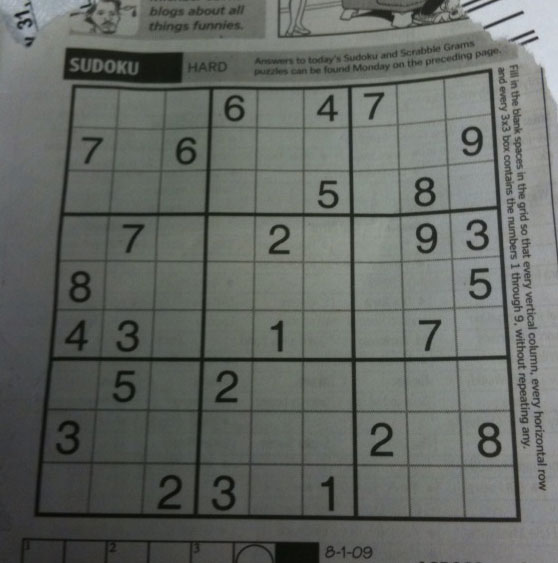
#> input picture Basic/Test_Sudoku_1.jpg, 558 x 563 px
$ python Basic_Canny_Edge.py
#> lines starting #> are read from the running program, lines starting #| are printed output that depends on the picture
'''
This code is to see the effect of varying Canny Edge parameters.This is based on the OpenCV Tutorial.
Author: Sabhari Natarajan

The various parameters can be varied using the trackbar.
The results are shown in one single image in the order
    'ORIGINAL'  'AFTER CANNY EDGE'

It is always better to use Canny Edge after masking or thresholding.
This code has Canny Edge only though.
'''

import cv2
import numpy as np

def nothing(x):
    pass

img = cv2.imread('Test_Sudoku_1.jpg',0)
#> img: shape (563, 558); min 7, max 218, mean 102.4

def Create_Trackbar():
    cv2.namedWindow('CANNY EDGE',0)
    cv2.createTrackbar('Min Intensity Gradient','CANNY EDGE',0,900,nothing)
    cv2.createTrackbar('Max Intensity Gradient','CANNY EDGE',0,900,nothing)
    cv2.createTrackbar('Aperture Size','CANNY EDGE',3,7,nothing)
    cv2.resizeWindow('CANNY EDGE',1080,720)

Create_Trackbar()
img = cv2.medianBlur(img,5)
k= 0

while(k!=27):
    mina = cv2.getTrackbarPos('Min Intensity Gradient','CANNY EDGE')
    maxa = cv2.getTrackbarPos('Max Intensity Gradient','CANNY EDGE')
    size = cv2.getTrackbarPos('Aperture Size','CANNY EDGE')
    if size%2 == 0: size=size-1
    if size < 3 :   size = 3

    canny = cv2.Canny(img,mina,maxa,L2gradient=True,apertureSize = size)
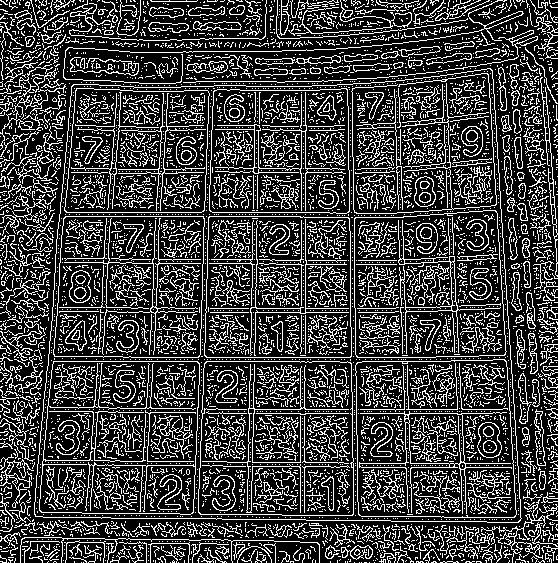
#> canny: shape (563, 558); 24.9% white in thin lines or dots
    res = np.concatenate((img,canny),axis=1)
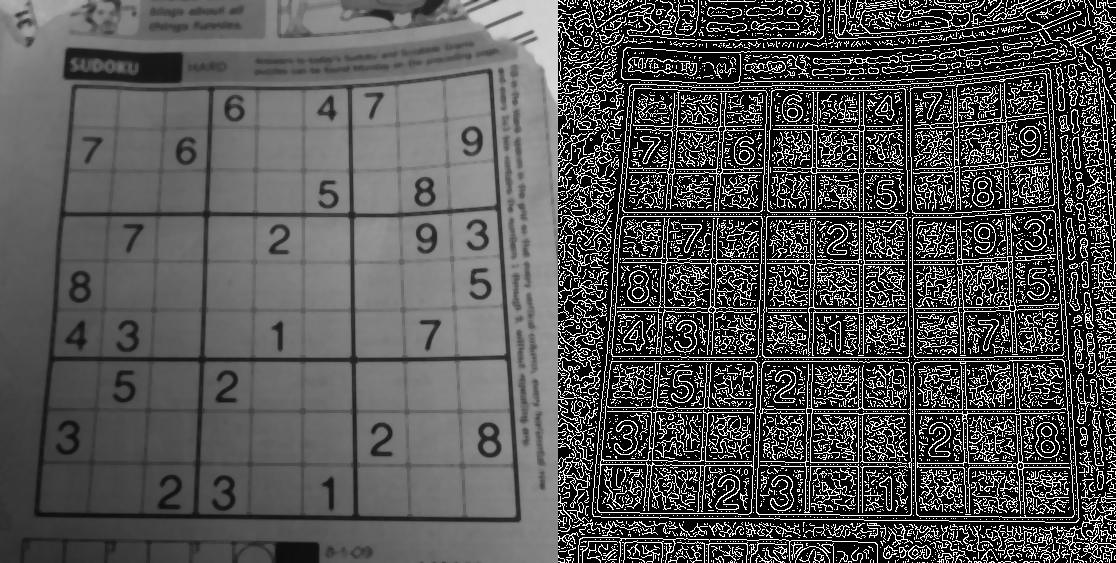
#> res: shape (563, 1116); min 0, max 255, mean 83.4
    scale = min(1080.0/res.shape[0],720.0/res.shape[1])
#> scale = 0.645
    res = cv2.resize(res,None,fx=scale, fy=scale, interpolation = cv2.INTER_CUBIC)
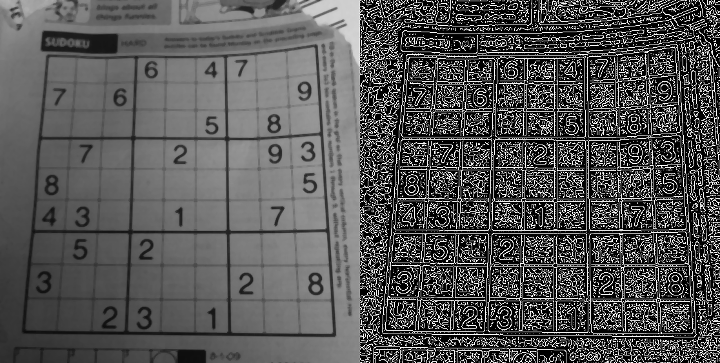
#> res: shape (363, 720); min 0, max 255, mean 86.1

    cv2.imshow('CANNY EDGE',res)
    k = cv2.waitKey(1) & 0xFF
#> (key Esc is pressed here)

cv2.startWindowThread()
cv2.destroyAllWindows()

$ run again, with Basic/Test_Sudoku_2.jpg copied over Basic/Test_Sudoku_1.jpg
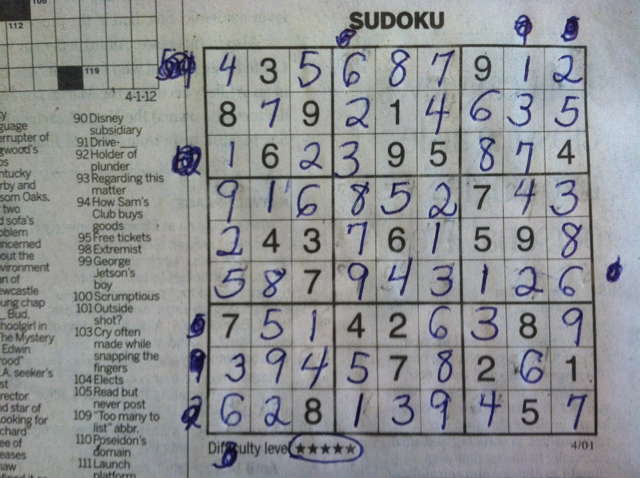
#> input picture Basic/Test_Sudoku_2.jpg, 640 x 478 px
#> `canny = cv2.Canny(img,mina,maxa,L2gradient=True,apertureSize = size)`:
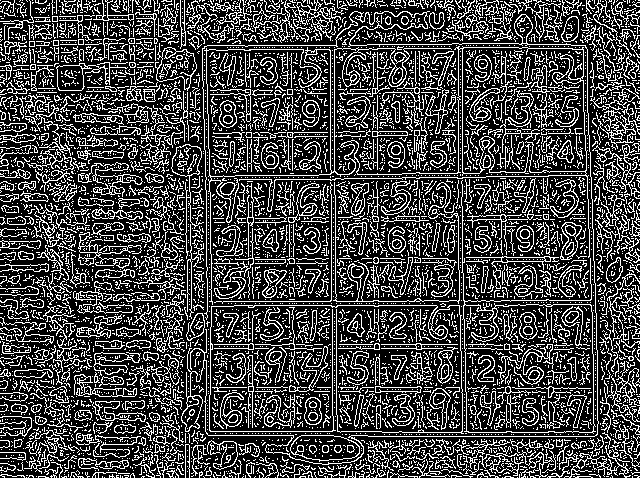
#> canny: shape (478, 640); 27.1% white in thin lines or dots
#> `res = cv2.resize(res,None,fx=scale, fy=scale, interpolation = cv2.INTE..`:
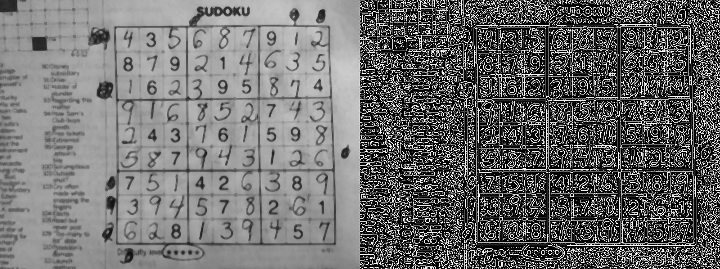
#> res: shape (269, 720); min 0, max 255, mean 110.7

$ run again, with Basic/Test_Sudoku_3.jpg copied over Basic/Test_Sudoku_1.jpg
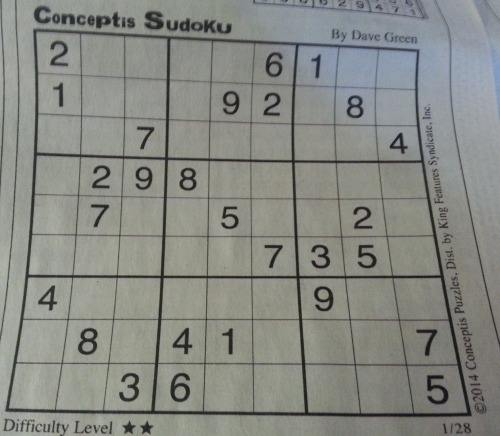
#> input picture Basic/Test_Sudoku_3.jpg, 500 x 436 px
#> `canny = cv2.Canny(img,mina,maxa,L2gradient=True,apertureSize = size)`:
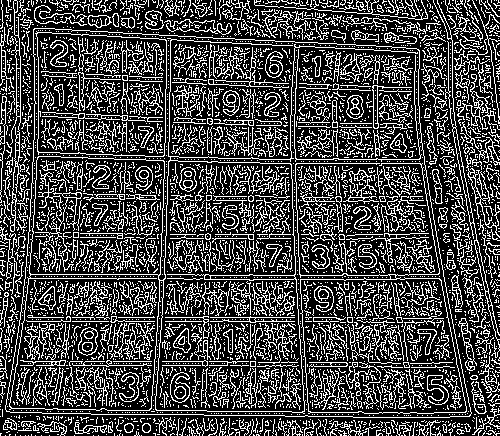
#> canny: shape (436, 500); 27.7% white in thin lines or dots
#> `res = cv2.resize(res,None,fx=scale, fy=scale, interpolation = cv2.INTE..`:
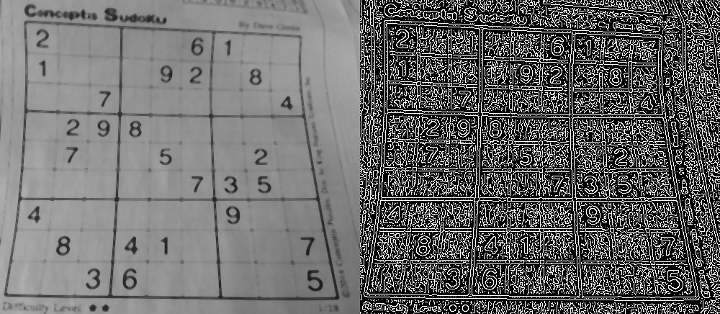
#> res: shape (314, 720); min 0, max 255, mean 107.4

$ run again, with Basic/Test_Noise_1.jpg copied over Basic/Test_Sudoku_1.jpg
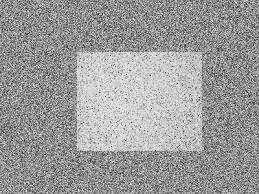
#> input picture Basic/Test_Noise_1.jpg, 259 x 194 px
#> img is the input picture: shape (194, 259); min 15, max 255, mean 155.5
#> `canny = cv2.Canny(img,mina,maxa,L2gradient=True,apertureSize = size)`:
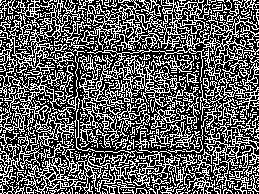
#> canny: shape (194, 259); 37.1% white in thin lines or dots
#> `res = cv2.resize(res,None,fx=scale, fy=scale, interpolation = cv2.INTE..`:
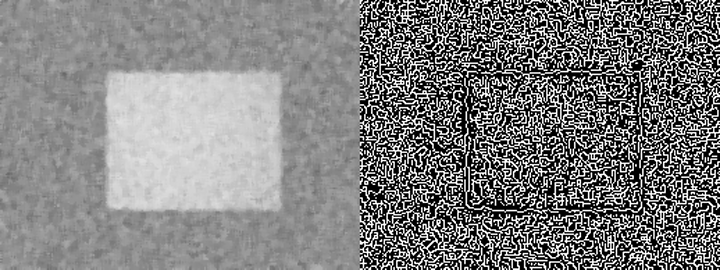
#> res: shape (270, 720); min 0, max 255, mean 128.3
